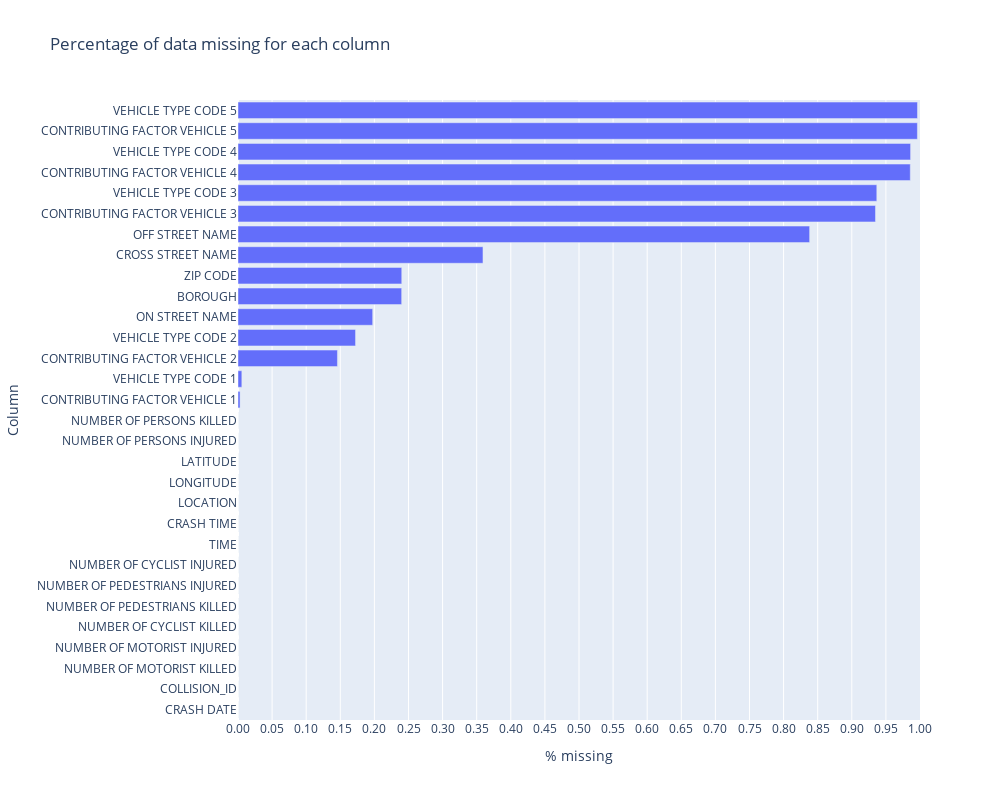

Write notebook code for a chart like this one.
### Markdown cell above
## Adding new columns

We wish to add a column specifying whether or not any was injured or killed.

### Code cell
missing_pct_df = pd.DataFrame((df.isnull().sum(axis=0)/len(df)).sort_values(ascending=True)).reset_index(); missing_pct_df.columns = ['Column', 'Percentage missing']

import plotly.express as px
fig = px.bar(missing_pct_df, x="Percentage missing", y="Column", orientation='h', width = 1000, height=800, title='Percentage of data missing for each column')
fig.update_layout(
    xaxis_title="% missing",
    xaxis = dict(
        tickmode = 'array',
        tickvals = np.arange(0,1.05,0.05),
        ticktext = ['{0:.2f}'.format(x) for x in np.arange(0, 1.05, 0.05)]
    )
)
fig.update_xaxes(range=[0, 1], row=1, col=1)

fig.show()
fig.write_html("./plotly_html/pct_missing.html")

### Figure 1 — Plotly figure (JSON) as saved in the notebook; plotly's stock layout.template omitted (floating-point values rounded to 4 significant figures)
{"data": [{"alignmentgroup": "True", "hovertemplate": "Percentage missing=%{x}<br>Column=%{y}<extra></extra>", "legendgroup": "", "marker": {"color": "#636efa"}, "name": "", "offsetgroup": "", "orientation": "h", "showlegend": false, "textposition": "auto", "type": "bar", "x": [0, 0, 0, 0, 0, 0, 0, 0, 0, 0, 0, 0, 0, 1.076e-05, 1.936e-05, 0.003038, 0.005635, 0.1458, 0.1723, 0.1975, 0.24, 0.2401, 0.3592, 0.8382, 0.9347, 0.9367, 0.9858, 0.9862, 0.9962, 0.9963], "xaxis": "x", "y": ["CRASH DATE", "COLLISION_ID", "NUMBER OF MOTORIST KILLED", "NUMBER OF MOTORIST INJURED", "NUMBER OF CYCLIST KILLED", "NUMBER OF PEDESTRIANS KILLED", "NUMBER OF PEDESTRIANS INJURED", "NUMBER OF CYCLIST INJURED", "TIME", "CRASH TIME", "LOCATION", "LONGITUDE", "LATITUDE", "NUMBER OF PERSONS INJURED", "NUMBER OF PERSONS KILLED", "CONTRIBUTING FACTOR VEHICLE 1", "VEHICLE TYPE CODE 1", "CONTRIBUTING FACTOR VEHICLE 2", "VEHICLE TYPE CODE 2", "ON STREET NAME", "BOROUGH", "ZIP CODE", "CROSS STREET NAME", "OFF STREET NAME", "CONTRIBUTING FACTOR VEHICLE 3", "VEHICLE TYPE CODE 3", "CONTRIBUTING FACTOR VEHICLE 4", "VEHICLE TYPE CODE 4", "CONTRIBUTING FACTOR VEHICLE 5", "VEHICLE TYPE CODE 5"], "yaxis": "y"}], "layout": {"barmode": "relative", "height": 800, "legend": {"tracegroupgap": 0}, "title": {"text": "Percentage of data missing for each column"}, "width": 1000, "xaxis": {"anchor": "y", "domain": [0, 1], "range": [0, 1], "tickmode": "array", "ticktext": ["0.00", "0.05", "0.10", "0.15", "0.20", "0.25", "0.30", "0.35", "0.40", "0.45", "0.50", "0.55", "0.60", "0.65", "0.70", "0.75", "0.80", "0.85", "0.90", "0.95", "1.00"], "tickvals": [0, 0.05, 0.1, 0.15, 0.2, 0.25, 0.3, 0.35, 0.4, 0.45, 0.5, 0.55, 0.6, 0.65, 0.7, 0.75, 0.8, 0.85, 0.9, 0.95, 1], "title": {"text": "% missing"}, "type": "linear"}, "yaxis": {"anchor": "x", "autorange": true, "domain": [0, 1], "range": [-0.5, 29.5], "title": {"text": "Column"}, "type": "category"}}}
